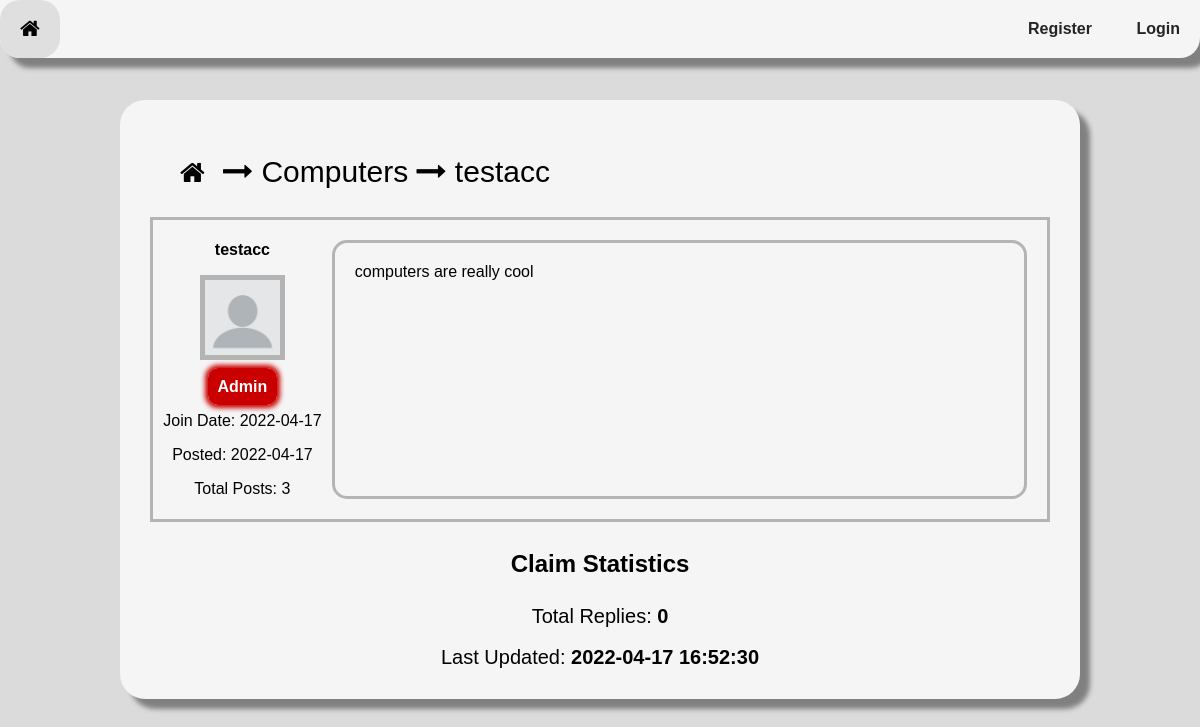
The page /16/33 on the database its author committed.
### tables this page shows
CREATE TABLE topic (
    topicID INTEGER NOT NULL PRIMARY KEY AUTOINCREMENT,
    topicName TEXT NOT NULL,
    postingUser INTEGER REFERENCES user(userID) ON DELETE SET NULL ON UPDATE CASCADE,
    creationTime INTEGER NOT NULL,
    updateTime INTEGER NOT NULL
);

CREATE TABLE user (
    userID INTEGER NOT NULL PRIMARY KEY AUTOINCREMENT,
    userName TEXT NOT NULL,
    passwordHash BLOB NOT NULL,
    isAdmin BOOLEAN NOT NULL,
    creationTime INTEGER NOT NULL,
    lastVisit INTEGER NOT NULL
);

CREATE TABLE claim (
    claimID INTEGER NOT NULL PRIMARY KEY AUTOINCREMENT,
    topic INTEGER NOT NULL REFERENCES topic(topicID) ON DELETE CASCADE ON UPDATE CASCADE,
    postingUser INTEGER REFERENCES user(userID) ON DELETE SET NULL ON UPDATE CASCADE,
    creationTime INTEGER NOT NULL,
    updateTime INTEGER NOT NULL,
    text TEXT NOT NULL
);

### server.py (the view)
@ app.route('/<topicId>/<claimId>', methods=["GET"])
def displayClaim(topicId, claimId):
    user = getUserStatus()
    if not isTopicIdValid(topicId):
        return NotFoundMessage("Topic")
    if not isClaimIdValid(claimId):
        return NotFoundMessage("Claim")
    if not isTopicRelatedToClaim(topicId, claimId):
        return NotFoundMessage("Claim is not related to that topic")
    db = sqlite3.connect(PATH)
    cursor = db.cursor()
    claim = cursor.execute(
        "select postingUser, text, creationTime from claim where claimID=?", (claimId,))
    for row in claim:
        userId = row[0]
        claimText = row[1]
        creationTime = row[2]
    class Topic:
        TopicId = topicId
        TopicName = getTopicName(TopicId)
    class Claim:
        Username = getUsername(userId)
        ClaimId = claimId
        ClaimText = claimText
        JoinDate = getUserJoinDate(userId)
        ClaimPostDate = convertJulianTime(creationTime, "DATE")
        TotalPosts = getUserTotalPosts(userId)
        IsAdmin = isAdmin(userId)
        LastUpdateTime = getClaimLastUpdateTime(ClaimId)
    db.close()
    return render_template("Claim.html", user=user, topicList=getAllTopics(), topic=Topic, claimList=getAllClaimsInTopic(Topic.TopicId), claim=Claim, replies=getAllReplies(claimId))

### server.py (called while the page is built)
def getUserStatus():
    if isUserLoggedIn():
        id = getUserIDFromSession()
        username = getUsername(id)
        loggedIn = True
        admin = isAdmin(getUserIDFromSession())
    else:
        id = 0
        username = "NULL"
        loggedIn = False
        admin = False
    class Status:
        Id = id
        Username = username
        LoggedIn = loggedIn
        Admin = admin
    return Status

def isUserLoggedIn():
    if session.get("userID"):
        return True
    return False

def getUsername(id):
    db = sqlite3.connect(PATH)
    cursor = db.cursor()
    user = cursor.execute(
        "select userName from user where userID=?", (id,))
    username = "[user-deleted]"  # if no user is found
    for row in user:
        username = row[0]
    return username

def isAdmin(id):
    db = sqlite3.connect(PATH)
    cursor = db.cursor()
    user = cursor.execute(
        "select isAdmin from user where userID=?", (id,))
    for row in user:
        if row[0] == True:
            return True
        return False

def getUserJoinDate(id):
    db = sqlite3.connect(PATH)
    cursor = db.cursor()
    date = cursor.execute(
        "select creationTime from user where userID=?", (id,))
    for row in date:
        return convertJulianTime(row[0], "DATE")
    return 0

def getUserTotalPosts(id):
    db = sqlite3.connect(PATH)
    cursor = db.cursor()
    amount = cursor.execute(
        "select count(*) from replyText where postingUser=?", (id,))
    for row in amount:
        return row[0]
    return -1

def getTotalClaimsInTopic(topicId):
    db = sqlite3.connect(PATH)
    cursor = db.cursor()
    claim = cursor.execute(
        "select count(*) from claim where topic=?", (topicId,))
    for row in claim:
        return row[0]

def getLatestClaimInTopic(topicId):
    db = sqlite3.connect(PATH)
    cursor = db.cursor()
    latestClaim = cursor.execute(
        "select claimID, postingUser, updateTime from claim where topic=? order by updateTime desc limit 1", (topicId,))
    class LatestClaim:
        HasClaim = False
    for row in latestClaim:
        class LatestClaim:
            HasClaim = True
            Id = row[0]
            Username = getUsername(row[1])
            UpdatedAt = convertJulianTime(row[2], "FULL")
    return LatestClaim

### templates/Claim.html (shortened to what this page needs)
<!DOCTYPE html>
<html>
<head>
    <link rel="stylesheet" type="text/css" href="{{ url_for('static', filename='CSS/global.css') }}">
    <link rel="stylesheet" type="text/css"
        href="https://stackpath.bootstrapcdn.com/font-awesome/4.7.0/css/font-awesome.min.css">
</head>
<body
    onload="load(`{{ url_for('static', filename='Templates/RegisterForm.html') }}`, `{{ url_for('static', filename='Templates/LoginForm.html') }}`, `{{ url_for('static', filename='Templates/MessageBoxes.html') }}`)">
    <div class="navigationContainer">
        <button id="homeBtn" style="float: left;" onclick="location.href='/'" class="navigationBtn"><i
                class="fa fa-home fa-lg" aria-hidden="true"></i></button>
        {% if user.LoggedIn == True %}
        <button id="logoutBtn" style="display: inline-block;" onclick="location.href='/signout'"
            class="navigationBtn"><i class="fa fa-sign-out fa-lg" aria-hidden="true"></i></button>
        {% else %}
        <button id="registerBtn" style="display: inline-block;" onclick="overlayOn('overlayRegister')"
            class="navigationBtn"><b>Register</b></button>
        <button id="loginBtn" style="display: inline-block;" onclick="overlayOn('overlayLogin')"
            class="navigationBtn"><b>Login</b></button>
        {% endif %}
    </div>
    <div id="mainContainer">
        <div class="forumsContainer">
            <div id="forumHierarchy" class="flex-container-space-between">
                <div>
                    <button id="homeBtn" onclick="location.href='/'" class="forumHierarchyButton">
                        <i class="fa fa-home fa-2x" aria-hidden="true"></i>
                    </button>
                    <i class="fa fa-long-arrow-right" aria-hidden="true"></i>
                    <span style="cursor: pointer;" onclick="location.href='/{{ topic.TopicId }}'">{{ topic.TopicName
                        }}</span>
                    <i class="fa fa-long-arrow-right" aria-hidden="true"></i>
                    <span>{{ claim.Username }}</span>
                </div>
                <div style="background-color: var(primary); border-radius: 15px; padding: 10px;">
                </div>
            </div>
            <div id="{{ claim.ClaimId }}" class="grid-container">
                <div class="userInfo">
                    <p><b>{{ claim.Username }}</b></p>
                    <img class="userProfile"
                        src="{{ url_for('static', filename='Resources/Images/default_user.png') }}">
                    {% if claim.IsAdmin == True %}
                    <br><br>
                    <span class="adminLabel"><b>Admin</b></span>
                    <br>
                    {% endif %}
                    <p>Join Date: {{ claim.JoinDate }}</p>
                    <p>Posted: {{ claim.ClaimPostDate }}</p>
                    <p>Total Posts: {{ claim.TotalPosts }}</p>
                </div>
                <div style="border-radius: 15px; width: auto;" class="claimTextContainer">
                    <p class="claimText">{{ claim.ClaimText }}</p>
                </div>
            </div>
            <div style="text-align: center;">
                <h2 class="statisticsTitle">Claim Statistics</h2>
                <div style="text-align: center;">
                    <span class="statisticsText">Total Replies: <b>{{ replies|length }}</b></span>
                    <br>
                    <br>
                    <span class="statisticsText">Last Updated: <b>{{ claim.LastUpdateTime }}</b></span>
                </div>
            </div>
        </div>
    </div>
</body>
</html>

### static/CSS/global.css (style rules this page uses)
:root { --primary: #8B21DE; --secondary: #5db31c; --third: #8290a2; --background: rgb(219, 219, 219); --background2: whitesmoke; --text: black; --text2: white; --icon: black; --icon2: white; --form: whitesmoke; --highlight: rgb(223, 223, 223); --border: rgb(180, 180, 180); --link: dodgerblue; --containerShadow: gray; --admin:rgb(202, 0, 0); --remove: red; --replyTypeClarification: gold; --replyTypeSupportingArgument: #89AC76; --replyTypeCounterargument: #4D5645; --replyTypeEvidence: #E6D690; --replyTypeSupport: #57A639; --replyTypeRebuttal: #D36E70; }
#forumHierarchy { color: var(--text); vertical-align: middle; margin: 20px; font-size: 30px; }
#mainContainer { margin-top: 65px; }
body { font-family: Helvetica, sans-serif; background-color: var(--background); margin: 0; padding: 0; }
h1, h2, h3, h4, h5, h6, p, span, small { color: var(--text); }
.forumsContainer { background-color: var(--background2); border-radius: 25px; box-shadow: 10px 10px 5px var(--containerShadow); padding: 30px; margin-top: 100px; margin-left: 10%; margin-right: 10%; margin-bottom: 20px; }
.navigationContainer { background-color: var(--background2); box-shadow: 10px 10px 5px var(--containerShadow); text-align: right; display: block; position: fixed; top: 0; width: 100%; border-bottom-left-radius: 20px; border-bottom-right-radius: 20px; }
.navigationBtn { color: var(--text); background-color: transparent; border: none; cursor: pointer; padding: 20px; font-size: 16px; opacity: 0.85; }
.forumHierarchyButton { color: var(--icon); background-color: transparent; border: none; cursor: pointer; padding: 10px; }
.flex-container-space-between { display: flex; justify-content: space-between; align-items: center; }

### templates/Claim.html (style rules this page uses)
.adminLabel { color: var(--text2); background-color: var(--admin); box-shadow: 0 0 5px 3px var(--admin); border-radius: 10px; padding: 10px; margin-left: 20px; margin-right: 20px; }
.userProfile { vertical-align: top; border: 5px solid var(--border); max-width: 75px; max-height: 75px; width: auto; height: auto; }
.userInfo { color: var(--text); text-align: center; margin: 5px; }
.claimTextContainer { border: 3px solid var(--border); vertical-align: top; margin-top: 20px; margin-right: 20px; margin-bottom: 20px; padding: 20px; width: 30%; }
.claimText { color: var(--text); vertical-align: middle; margin: auto; white-space: pre-wrap; overflow-wrap: break-word; font-size: 16px; }
.statisticsTitle { width: auto; padding: 8px; border-radius: 20px; }
.statisticsText { color: black; font-size: 20px; }
.grid-container { border: 3px solid var(--border); display: grid; grid-template-columns: 20% 80%; }

### rows shown on the page
topic: TopicName "Computers"
user: Username "testacc"
claim: ClaimText "computers are really cool"

### other values the page prints
{{ claim.JoinDate }} "2022-04-17"
{{ claim.ClaimPostDate }} "2022-04-17"
{{ claim.TotalPosts }} "3"
{{ replies|length }} "0"
{{ claim.LastUpdateTime }} "2022-04-17 16:52:30"
